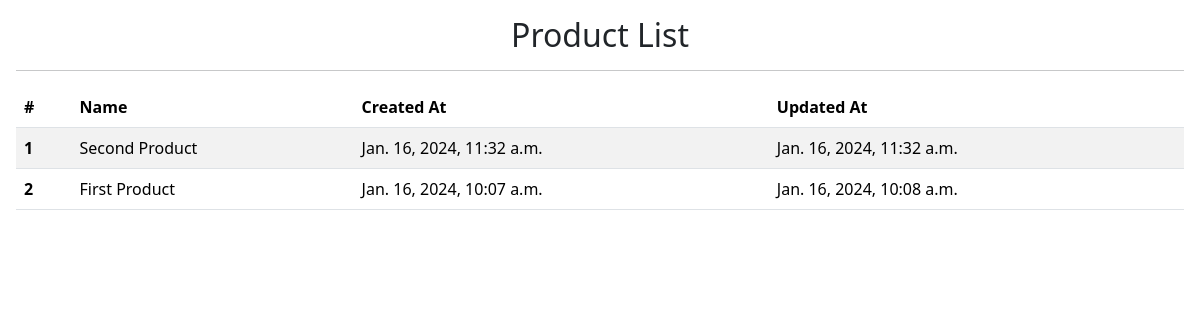
Page /warehouses/products/ on the committed database.
### warehouses/models.py (models this page shows, shortened)
class Product(models.Model):
    name = models.CharField(max_length=255)
    created_at = models.DateTimeField(auto_now_add=True)
    updated_at = models.DateTimeField(auto_now=True)

### warehouses/views.py (the view)
# urls.py: path("products/", ProductListView.as_view(), name="products"),
class ProductListView(ListView):
    model = Product
    template_name = "warehouses/product-list.html"
    ordering = ["-id"]

### warehouses/templates/warehouses/product-list.html (shortened to what this page needs)
{% extends 'base.html' %}
{% block content %}
  <div class="p-3">
    <div class="text-center">
      <h2>Product List</h2>
    </div>
    <hr />
    <table class="table table-striped table-responsive">
      <thead>
        <tr>
          <th scope="col">#</th>
          <th scope="col">Name</th>
          <th scope="col">Created At</th>
          <th scope="col">Updated At</th>
        </tr>
      </thead>
      <tbody>
        {% for publisher in object_list %}
          <tr>
            <th>{{ forloop.counter }}</th>
            <td>{{ publisher.name }}</td>
            <td>{{ publisher.created_at }}</td>
            <td>{{ publisher.updated_at }}</td>
          </tr>
        {% endfor %}
      </tbody>
    </table>
  </div>
{% endblock %}

### rows in the picture
Product: name "Second Product", created_at "Jan. 16, 2024, 11:32 a.m.", updated_at "Jan. 16, 2024, 11:32 a.m."
Product: name "First Product", created_at "Jan. 16, 2024, 10:07 a.m.", updated_at "Jan. 16, 2024, 10:08 a.m."
